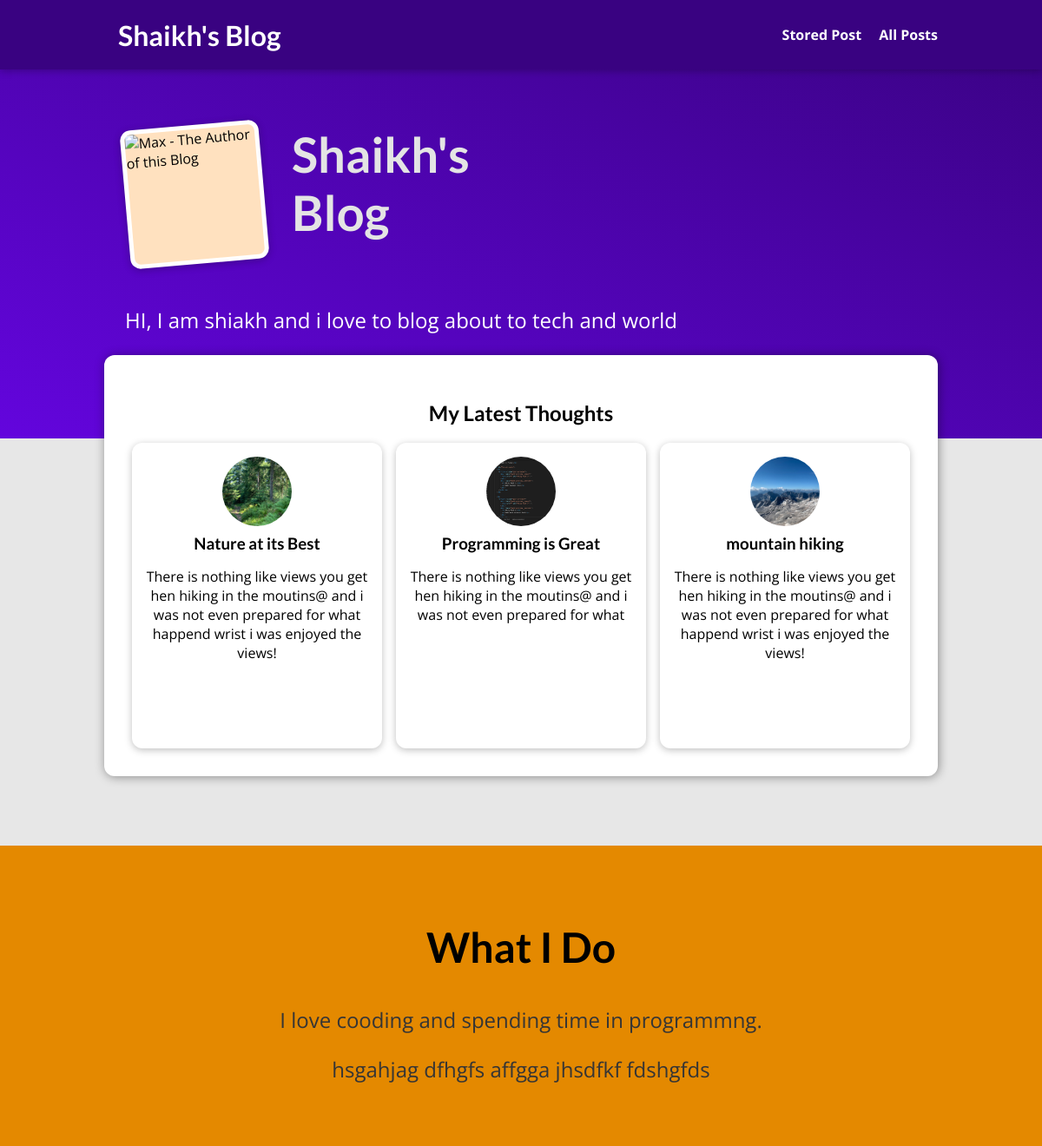
Screenshot of /blog/ with the database file from the repository.
### blog/models.py (models this page shows)
class Post(models.Model):
    title=models.CharField(max_length=100)
    excerpt=models.CharField(max_length=200)
    image=models.ImageField(upload_to='posts',null=True)
    date=models.TimeField(auto_now=True)
    slug=models.SlugField(unique=True,db_index=True)
    content=models.TextField(validators=[MinLengthValidator(10)])
    author=models.ForeignKey(Author,on_delete=models.SET_NULL,null=True,related_name="posts")
    tags=models.ManyToManyField(Tag)

### blog/views.py (the view)
# urls.py: path('',views.StartingPageView.as_view(),name='starting_page'),
class StartingPageView(ListView):
    template_name='blog/index.html'
    model=Post
    ordering=['-date']
    context_object_name='posts'
    def get_queryset(self):
        base_query=super().get_queryset()
        data=base_query[:3]
        return data

### blog/templates/blog/index.html (shortened to what this page needs)
{% extends 'base.html'%}
{% load static %}
{% block content %}
<section id="welcome">
  <header>
    <img src="{% static 'blog/images/shaikh.jpg' %}" alt="Max - The Author of this Blog">
    <h2>Shaikh's Blog</h2>
  </header>
  <p>HI, I am shiakh and i love to blog about to tech and world</p>
</section>
<section id="latest-posts">
  <h2>My Latest Thoughts</h2>
  <ul>
    {% for post in posts%}
    {% include 'blog/includes/post.html' %}
    {% endfor %}
  </ul>
</section>
<section id="about">
  <h2>What I Do</h2>
  <p>
    I love cooding and spending time in programmng.
  </p>
  <p>hsgahjag dfhgfs affgga jhsdfkf  fdshgfds </p>
</section>
 {% endblock%}

### templates/base.html (shortened to what this page needs)
{% load static %}
<!DOCTYPE html>
<html lang="en" dir="ltr">
  <head>
    <link rel="stylesheet" href="{% static "app.css" %}">
<link rel="stylesheet" href="{% static 'indexs.css' %}">
<link rel="stylesheet" href="{% static 'all-post.css' %}">
<link rel="stylesheet" href="{% static 'post.css' %}">
  </head>
  <header id="main-navigation">
    <h1><a href="{% url 'starting_page' %}">Shaikh's Blog</a></h1>
    <nav>
      <a href="{% url 'read-later' %}"> Stored Post</a>
      <a href="{% url 'posts_page' %}"> All Posts</a>
    </nav>
  </header>
  <body>
      {% block content %} {% endblock%}
  </body>
</html>

### blog/templates/blog/includes/post.html
{% load static %}
<li>
  <article class="post">
    <a href="{% url 'post_detail_page' post.slug %}">
      <img src="{{post.image.url}}" alt="{{post.title}}">
      <div class="post__content">
        <h3>{{post.title}}</h3>
        <p>
          {{post.excerpt}}
        </p>
      </div>
    </a>
  </article>
</li>

### static/app.css (style rules this page uses)
* { box-sizing: border-box; }
html { font-family: 'Open Sans', 'Lato', sans-serif; }
body { margin: 0; }
h1, h2, h3 { font-family: 'Lato', sans-serif; font-weight: bold; }
#main-navigation { width: 100%; height: 5rem; display: flex; justify-content: space-between; align-items: center; padding: 0 10%; position: absolute; top: 0; left: 0; }
#main-navigation a { text-decoration: none; color: white; font-weight: bold; margin-left: 1rem; }

### static/indexs.css (style rules this page uses)
#welcome { background: linear-gradient(to right top, #6305dd, #390281); padding: 6rem 12%; }
#welcome header { display: flex; align-items: flex-start; margin: 3rem auto; }
#welcome img { width: 10rem; height: 10rem; object-fit: cover; object-position: top; border: 5px solid white; border-radius: 12px; background-color: #ffe1bf; transform: rotateZ(-5deg); box-shadow: 0 2px 8px rgba(0, 0, 0, 0.25); }
#welcome h2 { font-size: 3.5rem; margin: 0 0 0 2rem; color: #e4e4e4; width: 10rem; }
#welcome p { color: white; font-size: 1.5rem; }
#latest-posts { background-color: white; padding: 2rem; border-radius: 12px; width: 60rem; margin: -6rem auto 2rem auto; box-shadow: 1px 1px 12px rgba(0, 0, 0, 0.4); }
#latest-posts h2 { text-align: center; }
#latest-posts ul { list-style: none; margin: 0; padding: 0; display: flex; gap: 1rem; }
#latest-posts li { flex: 1; }
#about { text-align: center; padding: 3rem; background-color: #e48900; margin-top: 5rem; }
#about h2 { font-size: 3rem; }
#about p { font-size: 1.5rem; color: #353535; }

### static/all-post.css (style rules this page uses)
body { background-color: #e7e7e7; }
#main-navigation { background-color: #390281; box-shadow: 0 2px 8px rgba(0, 0, 0, 0.25); }
ul { list-style: none; margin: 0; padding: 0; display: grid; grid-template-columns: repeat(auto-fill, minmax(17rem, 1fr)); gap: 1.5rem; }
.post img { width: 7rem; height: 7rem; }
.post a { height: 22rem; transform-origin: center; box-shadow: 0 2px 8px rgba(0, 0, 0, 0.25); border-radius: 12px; background-color: white; }

### static/post.css (style rules this page uses)
.post { display: flex; flex-direction: column; align-items: center; text-align: center; }
.post a { text-decoration: none; color: black; transition: all 0.2s ease; padding: 1rem; }
.post img { width: 5rem; height: 5rem; object-fit: cover; border-radius: 50%; }
.post h3 { margin: 0.25rem 0; }

### rows the page displays
Post: image (picture), title "Nature at its Best", excerpt "There is nothing like views you get hen hiking in the moutins@ and i was not even prepared for what happend wrist i was enjoyed the views!"
Post: image (picture), title "Programming is Great", excerpt "There is nothing like views you get hen hiking in the moutins@ and i was not even prepared for what"
Post: image (picture), title "mountain hiking", excerpt "There is nothing like views you get hen hiking in the moutins@ and i was not even prepared for what happend wrist i was enjoyed the views!"
